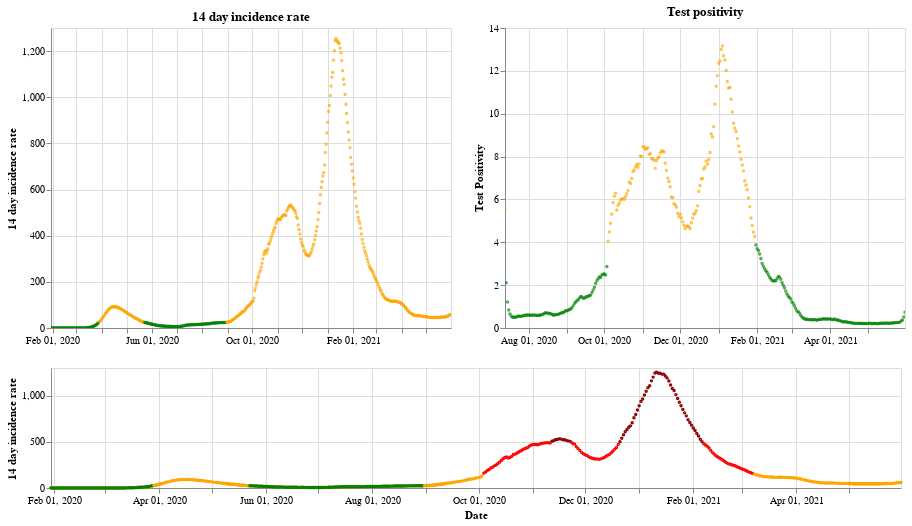

Notebook source saved alongside this figure:
### Markdown cell above
## England

### Code cell
plot_traffic_light('England')

### Figure 1 — Vega-Lite specification as saved in the notebook (floating-point values rounded to 4 significant figures; data arrays with more than 128 entries replaced by an {"elided": "..."} marker saying what was removed)
{"config": {"view": {"continuousWidth": 400, "continuousHeight": 300}}, "vconcat": [{"hconcat": [{"mark": {"type": "point", "size": 2}, "encoding": {"color": {"condition": {"value": "green", "test": "(datum.twoWeeklyCasesRate <= 25)"}, "value": "orange"}, "tooltip": [{"type": "nominal", "field": "areaName"}, {"type": "temporal", "field": "date"}, {"type": "quantitative", "field": "twoWeeklyCasesRate"}, {"type": "quantitative", "field": "testPositivity"}], "x": {"type": "temporal", "axis": {"title": ""}, "field": "date", "scale": {"domain": {"selection": "DateBrush"}}, "timeUnit": "yearmonthdate"}, "y": {"type": "quantitative", "axis": {"title": "14 day incidence rate"}, "field": "twoWeeklyCasesRate"}}, "title": "14 day incidence rate", "width": 400}, {"mark": {"type": "point", "size": 2}, "encoding": {"color": {"condition": {"value": "green", "test": "(datum.testPositivity <= 4)"}, "value": "orange"}, "tooltip": [{"type": "nominal", "field": "areaName"}, {"type": "temporal", "field": "date"}, {"type": "quantitative", "field": "twoWeeklyCasesRate"}, {"type": "quantitative", "field": "testPositivity"}], "x": {"type": "temporal", "axis": {"title": ""}, "field": "date", "scale": {"domain": {"selection": "DateBrush"}}, "timeUnit": "yearmonthdate"}, "y": {"type": "quantitative", "axis": {"title": "Test Positivity"}, "field": "testPositivity"}}, "title": "Test positivity", "width": 400}]}, {"layer": [{"mark": {"type": "point", "size": 2}, "encoding": {"color": {"condition": {"value": "orange", "test": "((50 && datum.twoWeeklyCasesRate) < 150)"}, "value": "red"}, "opacity": {"condition": {"value": 1, "test": "((50 && datum.twoWeeklyCasesRate) < 500)"}, "value": 0}, "tooltip": [{"type": "nominal", "field": "areaName"}, {"type": "temporal", "field": "date"}, {"type": "quantitative", "field": "twoWeeklyCasesRate"}, {"type": "quantitative", "field": "testPositivity"}], "x": {"type": "temporal", "axis": {"title": "Date"}, "field": "date", "timeUnit": "yearmonthdate"}, "y": {"type": "quantitative", "axis": {"title": "14 day incidence rate"}, "field": "twoWeeklyCasesRate"}}, "selection": {"DateBrush": {"type": "interval", "encodings": ["x"], "fields": ["Time"]}}, "width": 850}, {"mark": {"type": "point", "size": 2}, "encoding": {"color": {"value": "darkred"}, "opacity": {"condition": {"value": 1, "test": "(datum.twoWeeklyCasesRate >= 500)"}, "value": 0}, "tooltip": [{"type": "nominal", "field": "areaName"}, {"type": "temporal", "field": "date"}, {"type": "quantitative", "field": "twoWeeklyCasesRate"}, {"type": "quantitative", "field": "testPositivity"}], "x": {"type": "temporal", "axis": {"title": "Date"}, "field": "date", "timeUnit": "yearmonthdate"}, "y": {"type": "quantitative", "axis": {"title": "14 day incidence rate"}, "field": "twoWeeklyCasesRate"}}, "width": 400}, {"mark": {"type": "point", "size": 2}, "encoding": {"color": {"condition": {"value": "green", "test": "((4 && datum.twoWeeklyCasesRate) < 25)"}, "value": "orange"}, "opacity": {"condition": {"value": 1, "test": "(datum.twoWeeklyCasesRate < 50)"}, "value": 0}, "tooltip": [{"type": "nominal", "field": "areaName"}, {"type": "temporal", "field": "date"}, {"type": "quantitative", "field": "twoWeeklyCasesRate"}, {"type": "quantitative", "field": "testPositivity"}], "x": {"type": "temporal", "axis": {"title": "Date"}, "field": "date", "timeUnit": "yearmonthdate"}, "y": {"type": "quantitative", "axis": {"title": "14 day incidence rate"}, "field": "twoWeeklyCasesRate"}}, "width": 400}], "height": 120, "width": 800}], "data": {"name": "data-42c9384ce35d8b885eaf737ce404b433"}, "$schema": "https://vega.github.io/schema/vega-lite/v4.8.1.json", "datasets": {"data-42c9384ce35d8b885eaf737ce404b433": {"elided": "488 records"}}}
